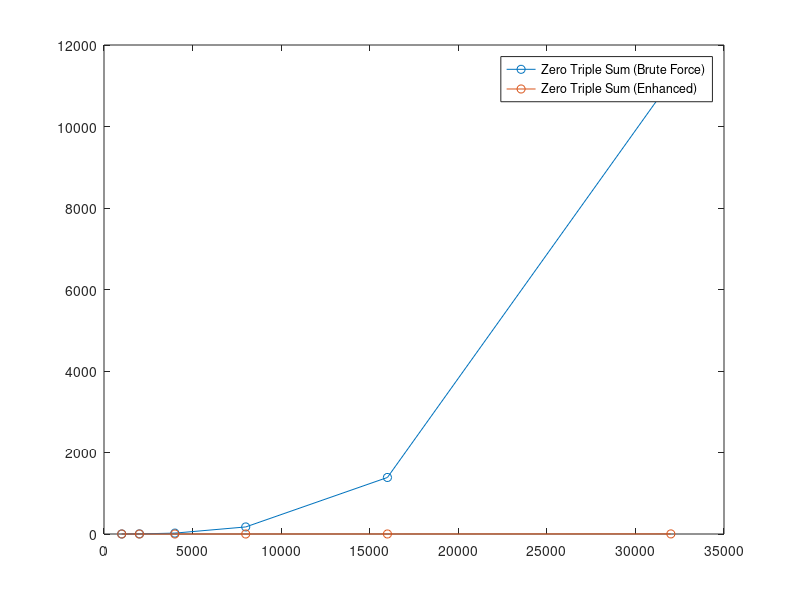

This figure's MATLAB source: (Note: this script raises an error after producing the figure.)
n  = [1000, 2000, 4000, 8000, 16000, 32000];
brute_force = [0.336962, 2.74403, 21.9145, 173.1, 1387.35, 11119.2];
enhanced = [0.00269, 0.011959, 0.042832, 0.170507, 0.584651, 2.10087];


figure(1)
plot(n, brute_force, '-o', n, enhanced, '-o');
lgd = legend('Zero Triple Sum (Brute Force)', 'Zero Triple Sum (Enhanced)');
lgd.Location = 'NorthWest';
figure(2)
loglog(n, brute_force, '-o', n, enhanced, '-o');
lgd = legend('Zero Triple Sum (Brute Force)', 'Zero Triple Sum (Enhanced)');
lgd.Location = 'NorthWest';


slope = @(x1, y1, x2, y2) (log(y2) - log(y1)) / (log(x2) - log(x1));

disp("Slope for Zero-Triple-Sum (Brute force)");
disp(round(slope(n(1), brute_force(1), n(2), brute_force(2))));

disp("Slope for Zero-Triple-Sum (Enhanced)");
disp(round(slope(n(1), enhanced(1), n(2), enhanced(2))));
